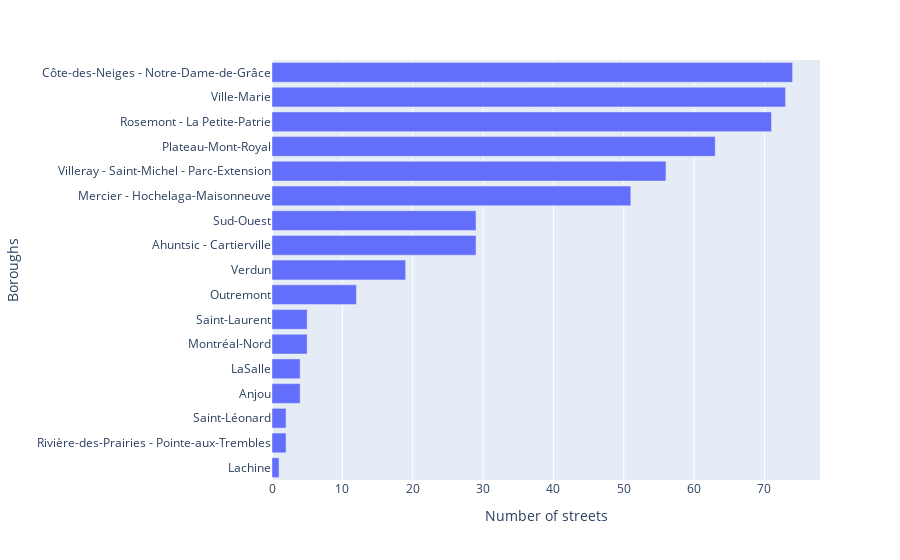

The cell this chart's notebook holds for it:
### Code cell
data = df_remorquages_mtl.groupby(["district_street","ARRONDISSEMENT_ORIGINE"]).\
                            count().\
                            sort_values("DATE_ORIGINE",ascending=False)


top_500 = data.head(500).reset_index()

top_500 = top_500.groupby(["ARRONDISSEMENT_ORIGINE"]).\
                            count().\
                            sort_values("DATE_ORIGINE").reset_index()

fig = px.bar(top_500, x='DATE_ORIGINE', y='ARRONDISSEMENT_ORIGINE')

    
fig.update_layout(
    xaxis_title="Number of streets",
    yaxis_title="Boroughs",
)   

fig.show()

### Figure 1 — Plotly figure (JSON) as saved in the notebook; plotly's stock layout.template omitted (floating-point values rounded to 4 significant figures)
{"data": [{"alignmentgroup": "True", "hovertemplate": "DATE_ORIGINE=%{x}<br>ARRONDISSEMENT_ORIGINE=%{y}<extra></extra>", "legendgroup": "", "marker": {"color": "#636efa"}, "name": "", "offsetgroup": "", "orientation": "h", "showlegend": false, "textposition": "auto", "type": "bar", "x": [1, 2, 2, 4, 4, 5, 5, 12, 19, 29, 29, 51, 56, 63, 71, 73, 74], "xaxis": "x", "y": ["Lachine", "Rivière-des-Prairies - Pointe-aux-Trembles", "Saint-Léonard", "Anjou", "LaSalle", "Montréal-Nord", "Saint-Laurent", "Outremont", "Verdun", "Ahuntsic - Cartierville", "Sud-Ouest", "Mercier - Hochelaga-Maisonneuve", "Villeray - Saint-Michel - Parc-Extension", "Plateau-Mont-Royal", "Rosemont - La Petite-Patrie", "Ville-Marie", "Côte-des-Neiges - Notre-Dame-de-Grâce"], "yaxis": "y"}], "layout": {"barmode": "relative", "legend": {"tracegroupgap": 0}, "margin": {"t": 60}, "xaxis": {"anchor": "y", "domain": [0, 1], "title": {"text": "Number of streets"}}, "yaxis": {"anchor": "x", "domain": [0, 1], "title": {"text": "Boroughs"}}}}
